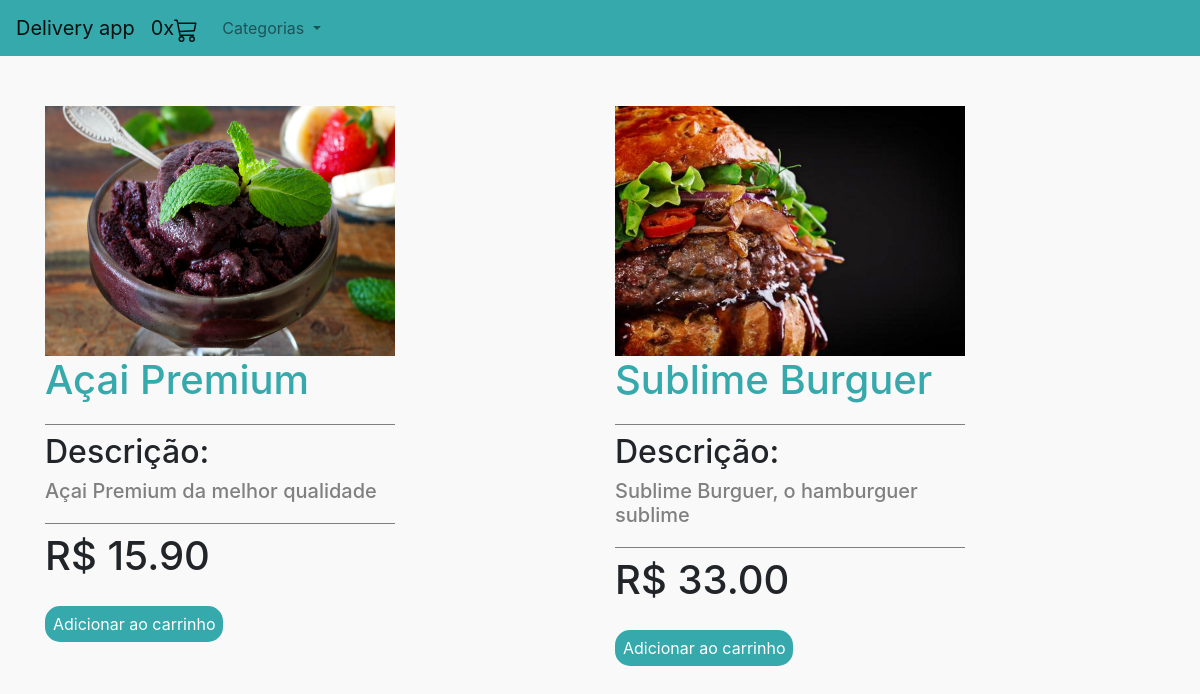
The page / on the database its author committed.
### produto/models.py (models this page shows, shortened)
class Produto(models.Model):
    nome_produto = models.CharField(max_length=100)
    img = models.ImageField(upload_to='post_img')
    categoria = models.ForeignKey(Categoria, on_delete=models.CASCADE)
    preco = models.FloatField()
    descricao = models.TextField()
    ingredientes = models.CharField(max_length=2000)
    adicionais = models.ManyToManyField(Adicional, blank=True)
    ativo = models.BooleanField(default=True)

### produto/views.py (the view)
# urls.py: 2. Add a URL to urlpatterns:  path('', views.home, name='home')
def home(request):
    if not request.session.get('carrinho'):
        request.session['carrinho'] = []
        request.session.save()
    produtos = Produto.objects.all()
    categorias = Categoria.objects.all()
    return render(request, 'home.html', {'produtos': produtos,
                                        'carrinho': len(request.session['carrinho']),
                                        'categorias': categorias,
                                        })

### produto/models.py (called while the page is built)
    def __str__(self):
        return self.categoria

### produto/templates/home.html
{%extends 'base.html'%}
{% block 'conteudo'%}
<div class="container">
    <div class="row">
    {% for produto in produtos %}
        {% if produto.ativo %}
      <div class="col-sm">
        <div class="cont">
            <img style="height: 250px; width: 350px; margin-top: 50px;" src="/media/{{produto.img}}">
        </div>
        <h1 style="width: 350px;" class="nome titulo bordaBottom">{{produto.nome_produto}}</h1>
        <h2 class="rosa">Descrição:</h2>
        <h5 style="width: 350px; color: gray;" class="descricao bordaBottom">{{produto.descricao}}</h5>
        <h1 class="rosa">R$ {{produto.preco}}0</h1>
        <br>
        <a style="margin-top: 20px;" href="{% url 'produto' produto.id%}" class="botao">Adicionar ao carrinho</a>
        <br>
      </div>
      {% endif %}
      {% endfor %}
    </div>
  </div>
{%endblock%}

### templates/base.html (shortened to what this page needs)
{% load static %}
<!doctype html>
<html lang="pt-br">
  <head>
    <link rel="stylesheet" href="https://cdn.jsdelivr.net/npm/bootstrap@4.6.0/dist/css/bootstrap.min.css" >
    <link rel="stylesheet" href="{% static 'produto/css/css.css' %}" >
  </head>
  <body>
    <nav class="navbar navbar-expand-lg navbar-light corBorda">
        <a class="navbar-brand" href="{% url 'home'%}">Delivery app</a>
        <a class="navbar-brand" href="{% url 'ver_carrinho'%}">{{carrinho}}x</a>
        <div class="collapse navbar-collapse" id="navbarNavDropdown">
          <ul class="navbar-nav">
            <li class="nav-item dropdown">
              <a class="nav-link dropdown-toggle" href="#" id="navbarDropdownMenuLink" role="button" data-toggle="dropdown" aria-haspopup="true" aria-expanded="false">
                Categorias
              </a>
            </li>
          </ul>
        </div>
      </nav>
      {% block 'conteudo' %}
      {% endblock %}
      <br>
      <br>
      <br>
  </body>
</html>

### templates/static/produto/css/css.css (style rules this page uses)
.corBorda { background-color: #36a9ad; }
.bordaBottom { border-bottom: 1px solid gray; padding-bottom: 20px; }
.botao { background-color: #36a9ad; color: white; padding: 8px; border-radius: 15px; transition: 0.2s; }
body { background-color: #FAF9F9; }
.titulo { color: #36a9ad; }
.cont { overflow:auto; width: 350px; }
.cont img { max-width: 100%; -moz-transition: all 2s; -webkit-transition: all 2s; transition: all 2s; }

### rows shown on the page
Produto: img (picture), nome_produto "Açai Premium", descricao "Açai Premium da melhor qualidade", preco "15.9"
Produto: img (picture), nome_produto "Sublime Burguer", descricao "Sublime Burguer, o hamburguer sublime", preco "33.0"

### other values the page prints
{{ carrinho }} "0"
